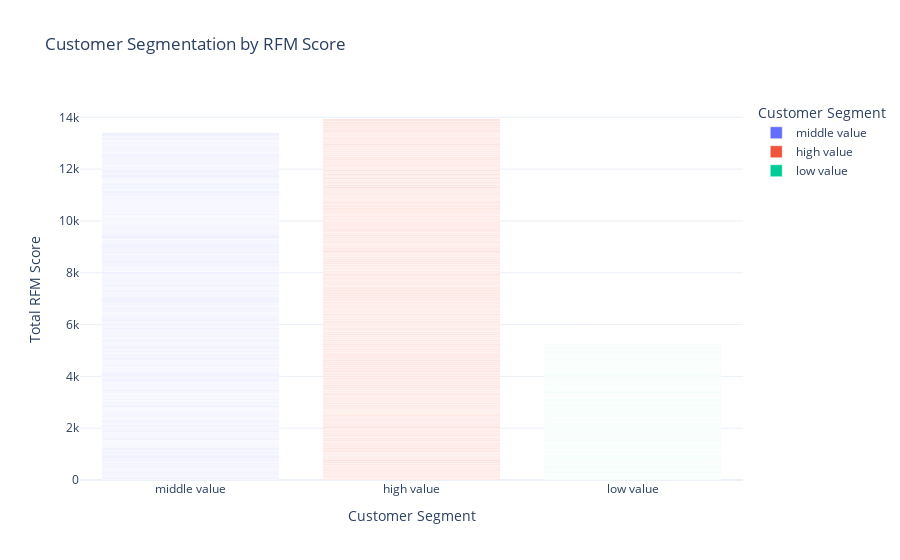

The notebook cell this image was saved under:
### Code cell
fig = px.bar(rfm, x='segment', y='T-score', color='segment',
      title='Customer Segmentation by RFM Score',
      labels={'T-score': 'Total RFM Score', 'segment': 'Customer Segment'},
      color_continuous_scale=colors.qualitative.Plotly)
fig.update_traces(marker_opacity=1)
fig.update_layout(template="plotly_white")
fig.show()

### Figure 1 — Plotly figure (JSON) as saved in the notebook; plotly's stock layout.template omitted (floating-point values rounded to 4 significant figures; data arrays with more than 128 entries replaced by an {"elided": "..."} marker saying what was removed)
{"data": [{"alignmentgroup": "True", "hovertemplate": "Customer Segment=%{x}<br>Total RFM Score=%{y}<extra></extra>", "legendgroup": "middle value", "marker": {"color": "#636efa", "opacity": 1, "pattern": {"shape": ""}}, "name": "middle value", "offsetgroup": "middle value", "orientation": "v", "showlegend": true, "textposition": "auto", "type": "bar", "x": {"elided": "1791 str values"}, "xaxis": "x", "y": {"elided": "1791 int values"}, "yaxis": "y"}, {"alignmentgroup": "True", "hovertemplate": "Customer Segment=%{x}<br>Total RFM Score=%{y}<extra></extra>", "legendgroup": "high value", "marker": {"color": "#EF553B", "opacity": 1, "pattern": {"shape": ""}}, "name": "high value", "offsetgroup": "high value", "orientation": "v", "showlegend": true, "textposition": "auto", "type": "bar", "x": {"elided": "1265 str values"}, "xaxis": "x", "y": {"elided": "1265 int values"}, "yaxis": "y"}, {"alignmentgroup": "True", "hovertemplate": "Customer Segment=%{x}<br>Total RFM Score=%{y}<extra></extra>", "legendgroup": "low value", "marker": {"color": "#00cc96", "opacity": 1, "pattern": {"shape": ""}}, "name": "low value", "offsetgroup": "low value", "orientation": "v", "showlegend": true, "textposition": "auto", "type": "bar", "x": {"elided": "1283 str values"}, "xaxis": "x", "y": {"elided": "1283 int values"}, "yaxis": "y"}], "layout": {"barmode": "relative", "legend": {"title": {"text": "Customer Segment"}, "tracegroupgap": 0}, "title": {"text": "Customer Segmentation by RFM Score"}, "xaxis": {"anchor": "y", "categoryarray": ["middle value", "high value", "low value"], "categoryorder": "array", "domain": [0, 1], "title": {"text": "Customer Segment"}}, "yaxis": {"anchor": "x", "domain": [0, 1], "title": {"text": "Total RFM Score"}}}}
